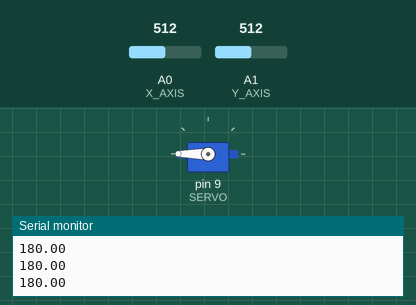
Recording of a sketch running on a simulated Arduino Uno, built with avr-gcc and run on an emulated ATmega328P. On the bench: servo, the last lines printed to the serial monitor. Inputs (shaded band) come from the test bench; at power-on: A1 (Y_AXIS) = 512, A0 (X_AXIS) = 512.

Above: at 1.2 s.
1.3 s: A1 (Y_AXIS) set to 716
At 1.9 s:
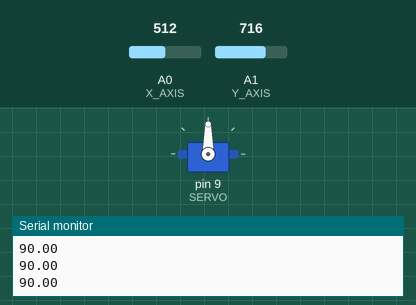
2.8 s: A0 (X_AXIS) set to 716
At 3.6 s:
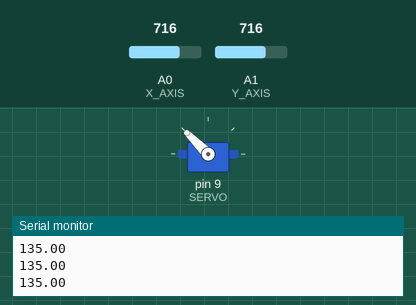
4.3 s: A0 (X_AXIS) set to 900
At 5.2 s:
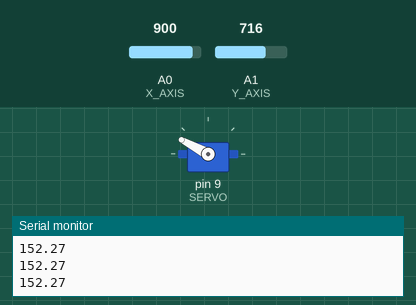
5.8 s: A1 (Y_AXIS) set to 511
At 6.8 s:
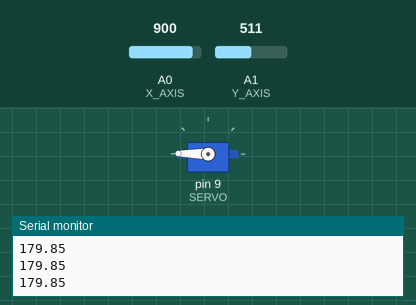
7.3 s: A0 (X_AXIS) set to 511
At 8.4 s:
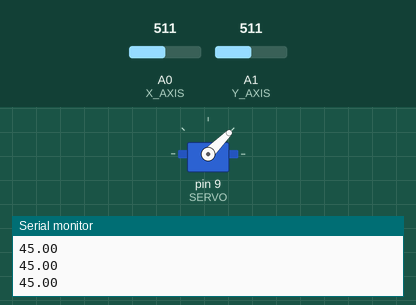
8.8 s: A0 (X_AXIS) set to 306
At 10.0 s:
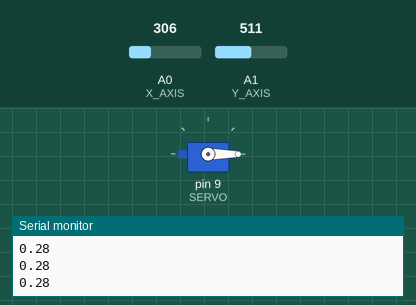
Timing chart, 0 to 11.3 s (numbered marks = the images above; inputs shaded):
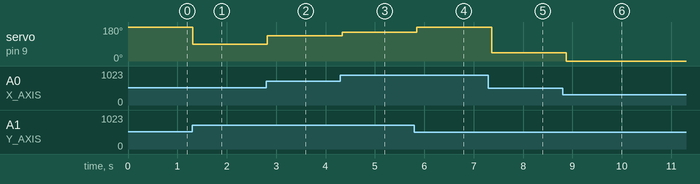

The sketch:

sketch_sep17a.ino
```cpp
#include <Servo.h>

const int X_AXIS = A0;
const int Y_AXIS = A1;
const int ZERO_POS = 512;
const int SERVO = 9;

Servo servo;

void setup() {
  Serial.begin(9600);
  servo.attach(SERVO);
}

void loop() {
  int x = analogRead(X_AXIS);
  int y = analogRead(Y_AXIS);

  x = x - ZERO_POS;
  y = (y - ZERO_POS) * -1;

  double degree = atan2(y, x) * 180 / PI;
  if (degree < 0)
    degree *= -1;

  degree = 180 - degree;
  servo.write((int)degree);

  // inst x_pos = map(x, ZERO_POS * -1, ZERO_POS, 180, 0);
  // servo.write(x_pos);

  // Serial.print(x);
  // Serial.print(", ");
  // Serial.println(y);
  // Serial.println(x_pos);
  Serial.println(degree);

  delay(100);
}
```

Measured:
- after the input at 1.3 s, servo on pin 9 (SERVO): 180° → 90° at once
- after the input at 2.8 s, servo on pin 9 (SERVO): 90° → 135° at once
- after the input at 4.3 s, servo on pin 9 (SERVO): 135° → 152° at once
- after the input at 5.8 s, servo on pin 9 (SERVO): 152° → 179° after 0.05 s
- after the input at 7.3 s, servo on pin 9 (SERVO): 179° → 45° after 0.06 s
- after the input at 8.8 s, servo on pin 9 (SERVO): 45° → 0° after 0.08 s
